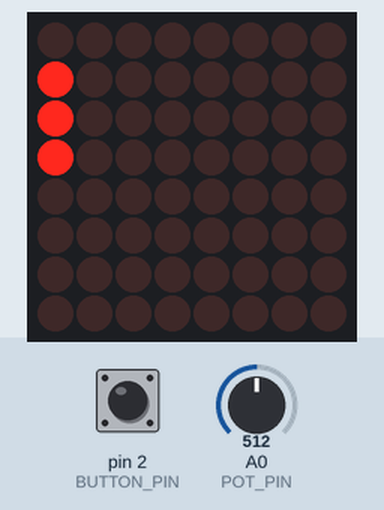
Simulated run of this sketch. Board: Arduino Uno, built with avr-gcc and run on an emulated ATmega328P. Parts: 8×8 LED matrix. The test bench sets the inputs (shaded band); at power-on: pin 2 (BUTTON_PIN) HIGH, A0 (POT_PIN) = 512.

Above: at 1.2 s.
1.3 s: pin 2 (BUTTON_PIN) pulled LOW for 0.15 s
At 1.59 s:
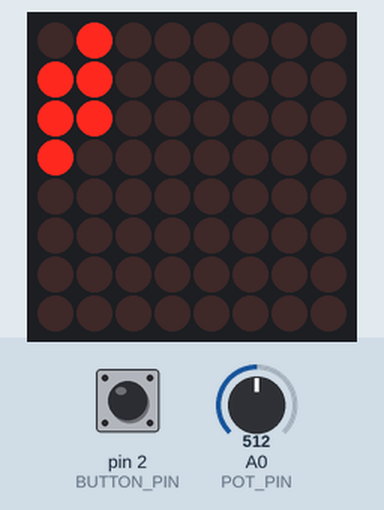
2.0 s: pin 2 (BUTTON_PIN) pulled LOW for 1 s
At 3.1 s:
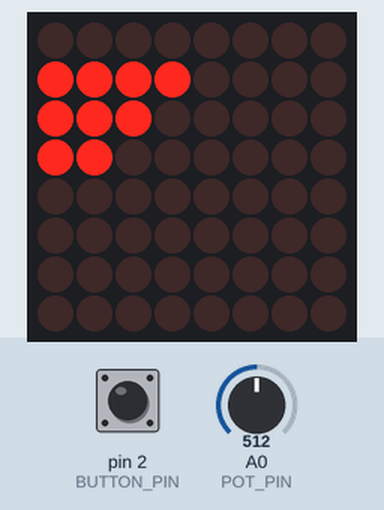
3.6 s: pin 2 (BUTTON_PIN) pulled LOW for 3.2 s
At 5.5 s:
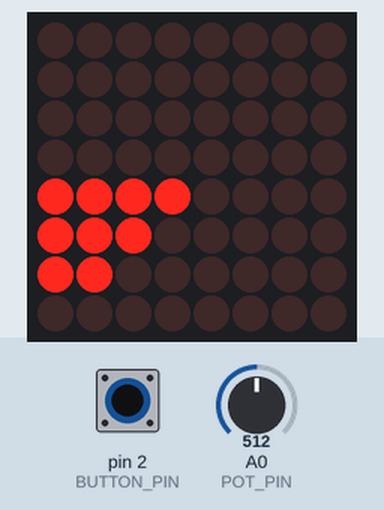
8.3 s: pin 2 (BUTTON_PIN) pulled LOW for 0.15 s
At 8.5 s:
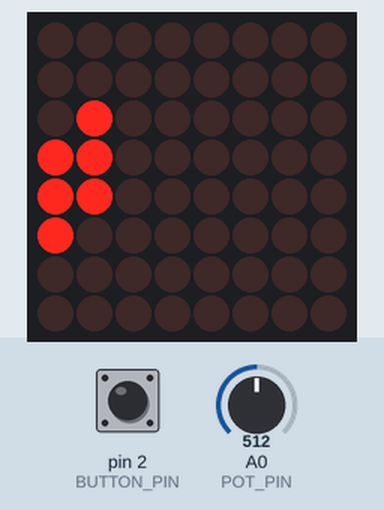
9.0 s: pin 2 (BUTTON_PIN) pulled LOW for 0.15 s
At 9.5 s:
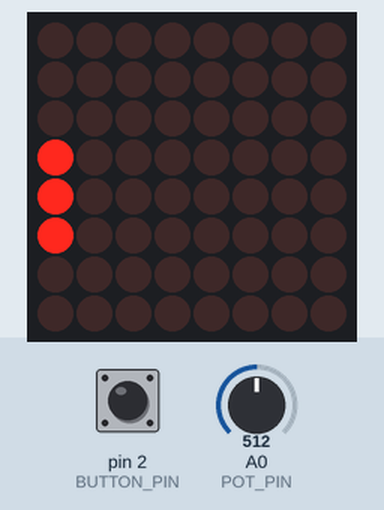
9.7 s: pin 2 (BUTTON_PIN) pulled LOW for 1 s
At 10.15 s:
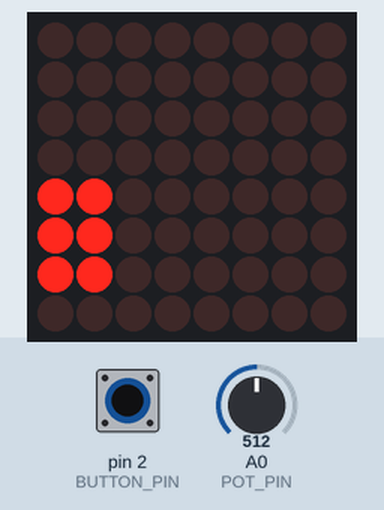
Timing chart, 0 to 12.7 s (numbered marks = the images above; inputs shaded):
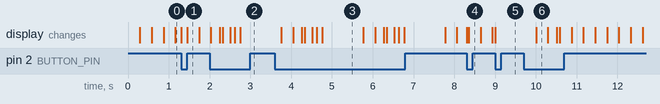

The sketch:

stacker_potenciometro_extra.ino
```cpp
#include <Arduino.h>
#include <LedControl.h>

#define DIN_PIN 11
#define CLK_PIN 13
#define CS_PIN 10

#define BUTTON_PIN 2
#define POT_PIN A0

#define MATRIX_COUNT 1
#define WIDTH 8
#define HEIGHT 8

LedControl lc = LedControl(DIN_PIN, CLK_PIN, CS_PIN, MATRIX_COUNT);

unsigned char tower[HEIGHT];

int currentLevel;
int blockX;
int blockWidth;
int direction;

unsigned long lastMoveTime;
unsigned long lastButtonTime;

int gameOver;
int win;

void resetGame(void);
void moveBlock(void);
void placeBlock(void);
void drawGame(void);
void clearAll(void);
void setPixel(int x, int y, int state);
unsigned char makeBlock(int x, int width);
int countBits(unsigned char value);
int firstBit(unsigned char value);

void setup(void){
    int i;

    pinMode(BUTTON_PIN, INPUT_PULLUP);
    for (i = 0; i < MATRIX_COUNT; i++){
        lc.shutdown(i, false);
        lc.setIntensity(i, 15);
        lc.clearDisplay(i);
    }
    resetGame();
    drawGame();
}

void loop(void){
    int potValue;
    int speedDelay;

    if (gameOver || win){
        delay(1000);
        resetGame();
        drawGame();
        return;
    }
    potValue = analogRead(POT_PIN);
    speedDelay = map(potValue, 0, 1023, 500, 80);
    if (millis() - lastMoveTime >= speedDelay){
        lastMoveTime = millis();
        moveBlock();
        drawGame();
    }

    if (digitalRead(BUTTON_PIN) == LOW){
        if (millis() - lastButtonTime > 250){
            lastButtonTime = millis();
            placeBlock();
            drawGame();
        }
    }
}

void resetGame(void){
    int i;

    for (i = 0; i < HEIGHT; i++){
        tower[i] = 0;
    }
    currentLevel = 0;
    blockX = 0;
    blockWidth = 3;
    direction = 1;
    lastMoveTime = 0;
    lastButtonTime = 0;
    gameOver = 0;
    win = 0;
    clearAll();
}

void moveBlock(void){
    blockX = blockX + direction;
    if (blockX <= 0){
        blockX = 0;
        direction = 1;
    }
    if (blockX + blockWidth >= WIDTH){
        blockX = WIDTH - blockWidth;
        direction = -1;
    }
}

void placeBlock(void){
    unsigned char currentBlock;
    unsigned char resultBlock;

    currentBlock = makeBlock(blockX, blockWidth);
    if (currentLevel == 0){
        resultBlock = currentBlock;
    }
    else{
        resultBlock = currentBlock & tower[currentLevel - 1];
    }

    if (resultBlock == 0){
        gameOver = 1;
        return;
    }
    tower[currentLevel] = resultBlock;
    blockWidth = countBits(resultBlock);
    blockX = firstBit(resultBlock);
    direction = 1;
    currentLevel++;
    if (currentLevel >= HEIGHT){
        win = 1;
    }
}

void drawGame(void){
    int y;
    int x;
    unsigned char rowData;

    clearAll();
    for (y = 0; y < HEIGHT; y++){
        rowData = tower[y];
        if (y == currentLevel && !gameOver && !win){
            rowData = makeBlock(blockX, blockWidth);
        }
        for (x = 0; x < WIDTH; x++){
            if (rowData & (1 << x)){
                setPixel(x, y, 1);
            }
        }
    }
}

void setPixel(int x, int y, int state){
  int physicalRow;
  int physicalCol;
  physicalRow = 7 - x;
  physicalCol = y;
  lc.setLed(0, physicalRow, physicalCol, state);
}

void clearAll(void){
    lc.clearDisplay(0);
}

unsigned char makeBlock(int x, int width){
    unsigned char block;
    int i;

    block = 0;
    for (i = 0; i < width; i++){
        block |= (1 << (x + i));
    }
    return block;
}

int countBits(unsigned char value){
    int i;
    int count;

    count = 0;
    for (i = 0; i < WIDTH; i++){
        if (value & (1 << i)){
            count++;
        }
    }

    return count;
}

int firstBit(unsigned char value){
    int i;

    for (i = 0; i < WIDTH; i++){
        if (value & (1 << i)){
            return i;
        }
    }
    return 0;
}
```

Measured:
- after the input at 1.3 s, the display: first changes at once (image 1 shows a later state)
- after the input at 2.0 s, the display: first changes at once (image 2 shows a later state)
- after the input at 3.6 s, the display: first differs from a run without the input after 0.16 s (image 3 shows a later state)
- after the input at 8.3 s, the display: first changes at once (image 4 shows a later state)
- after the input at 9.0 s, the display: changes at once (image 5)
- after the input at 9.7 s, the display: first differs from a run without the input after 0.31 s (image 6)
- what the display in image 3 shows lasts 1.0 s, from 4.8 s to 5.8 s
